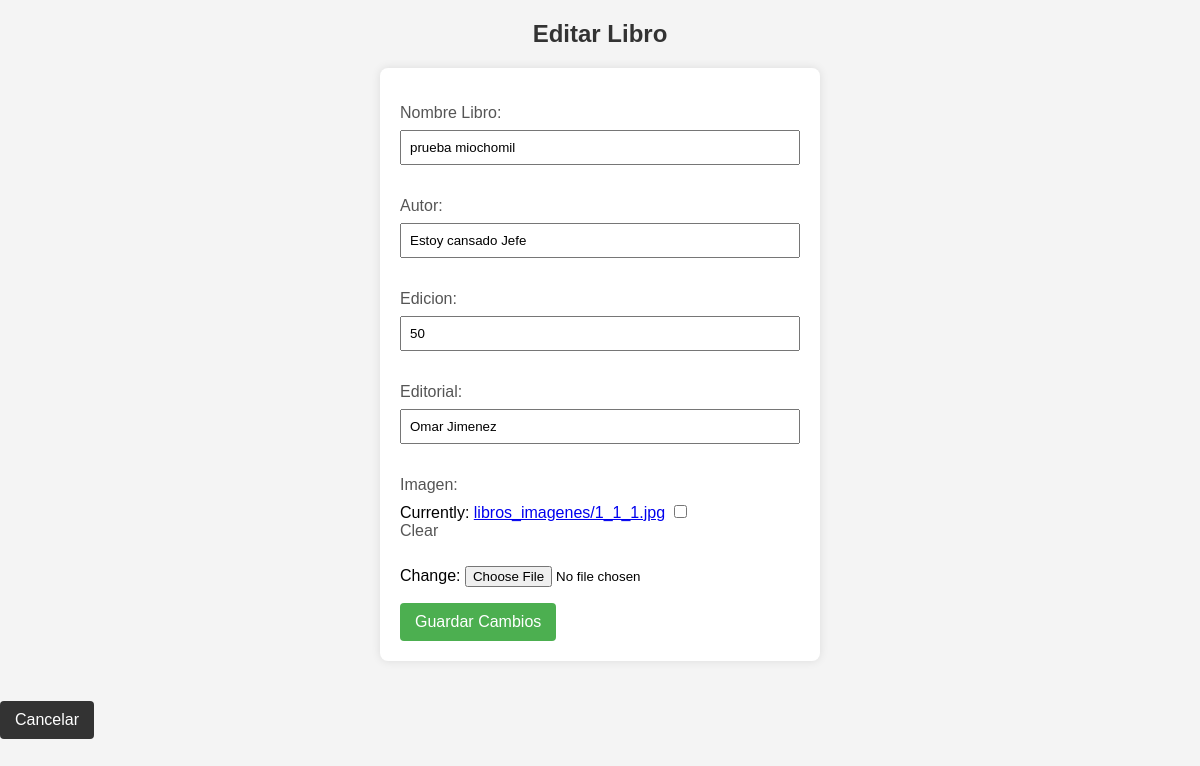
Page /editar_libro/11/ on the committed database.
### api/models.py (models this page shows, shortened)
class Libro(models.Model):
    Nombre_Libro = models.CharField(max_length=255)
    Autor = models.CharField(max_length=255)
    Edicion = models.CharField(max_length=50)
    Editorial = models.CharField(max_length=100)
    Imagen = models.ImageField(upload_to='libros_imagenes/', null=True, blank=True)

### api/views.py (the view)
# urls.py: path('editar_libro/<int:libro_id>/', editar_libro, name='editar_libro'),
def editar_libro(request, libro_id):
    libro = get_object_or_404(Libro, id=libro_id)
    if request.method == 'POST':
        form = LibroForm(request.POST, instance=libro)
        if form.is_valid():
            form.save()
            return redirect('lista_libros')
    else:
        form = LibroForm(instance=libro)
    return render(request, 'editar_libro.html', {'form': form, 'libro': libro})

### api/forms.py
class LibroForm(forms.ModelForm):
    class Meta:
        model = Libro
        fields = ['Nombre_Libro', 'Autor', 'Edicion', 'Editorial', 'Imagen']

### api/templates/editar_libro.html (shortened to what this page needs)
{% load static %}
<!DOCTYPE html>
<html>
<head>
    <link rel="stylesheet"  href="{% static 'css/Editar_libro.css' %}">
</head>
<body>
    <h2>Editar Libro</h2>
    <form method="post" action="">
      {{ form.as_p }}
      <button type="submit">Guardar Cambios</button>
    </form>
    <a href="{% url 'lista_libros' %}" class="btn mt-4">Cancelar</a>
</body>
</html>

### api/static/css/Editar_libro.css (style rules this page uses)
body { font-family: Arial, sans-serif; background-color: #f4f4f4; margin: 0; padding: 0; }
h2 { color: #333; text-align: center; }
form { max-width: 400px; margin: 20px auto; background-color: #fff; padding: 20px; border-radius: 8px; box-shadow: 0 0 10px rgba(0, 0, 0, 0.1); }
label { display: block; margin-bottom: 8px; color: #555; }
input[type="text"] { width: 100%; padding: 8px; margin-bottom: 16px; box-sizing: border-box; }
button { background-color: #4caf50; color: #fff; padding: 10px 15px; border: none; border-radius: 4px; cursor: pointer; font-size: 16px; }
a.btn { display: inline-block; background-color: #333; color: #fff; padding: 10px 15px; text-decoration: none; border-radius: 4px; margin-top: 20px; }

### rows in the picture
Libro: Nombre_Libro "prueba miochomil", Autor "Estoy cansado Jefe", Edicion "50", Editorial "Omar Jimenez"
